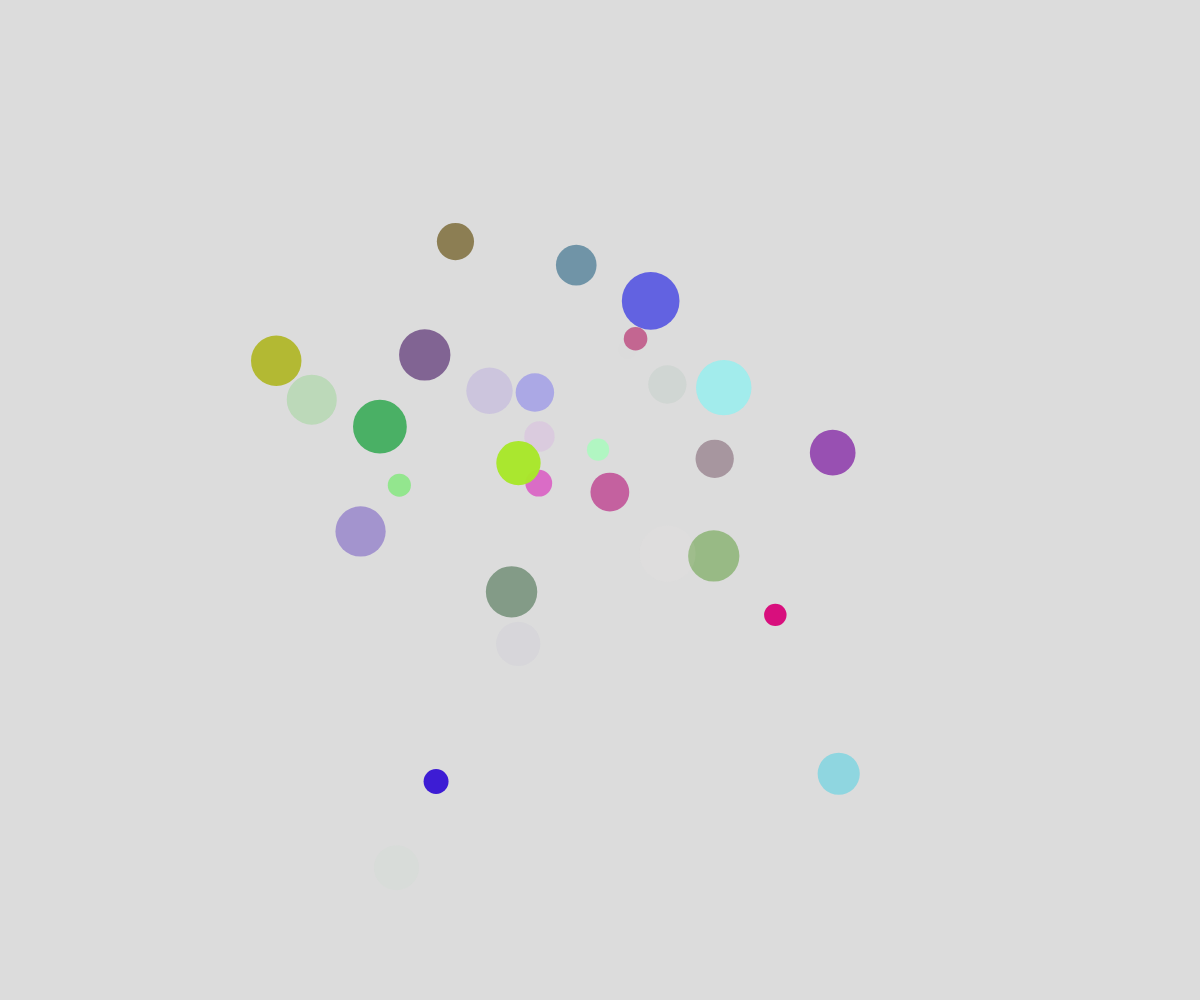
Frame 1 (no input)
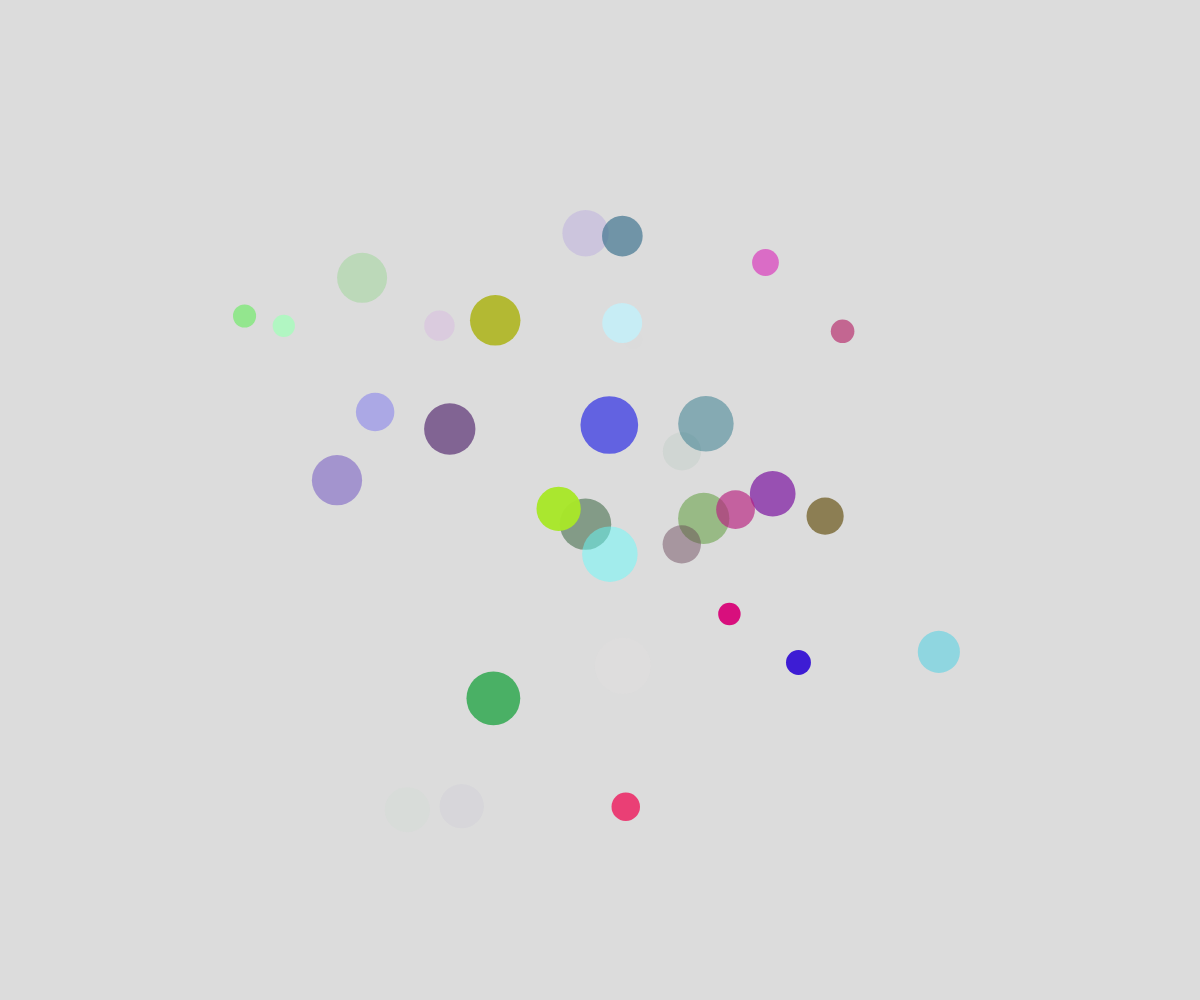
Frame 60 (no input)
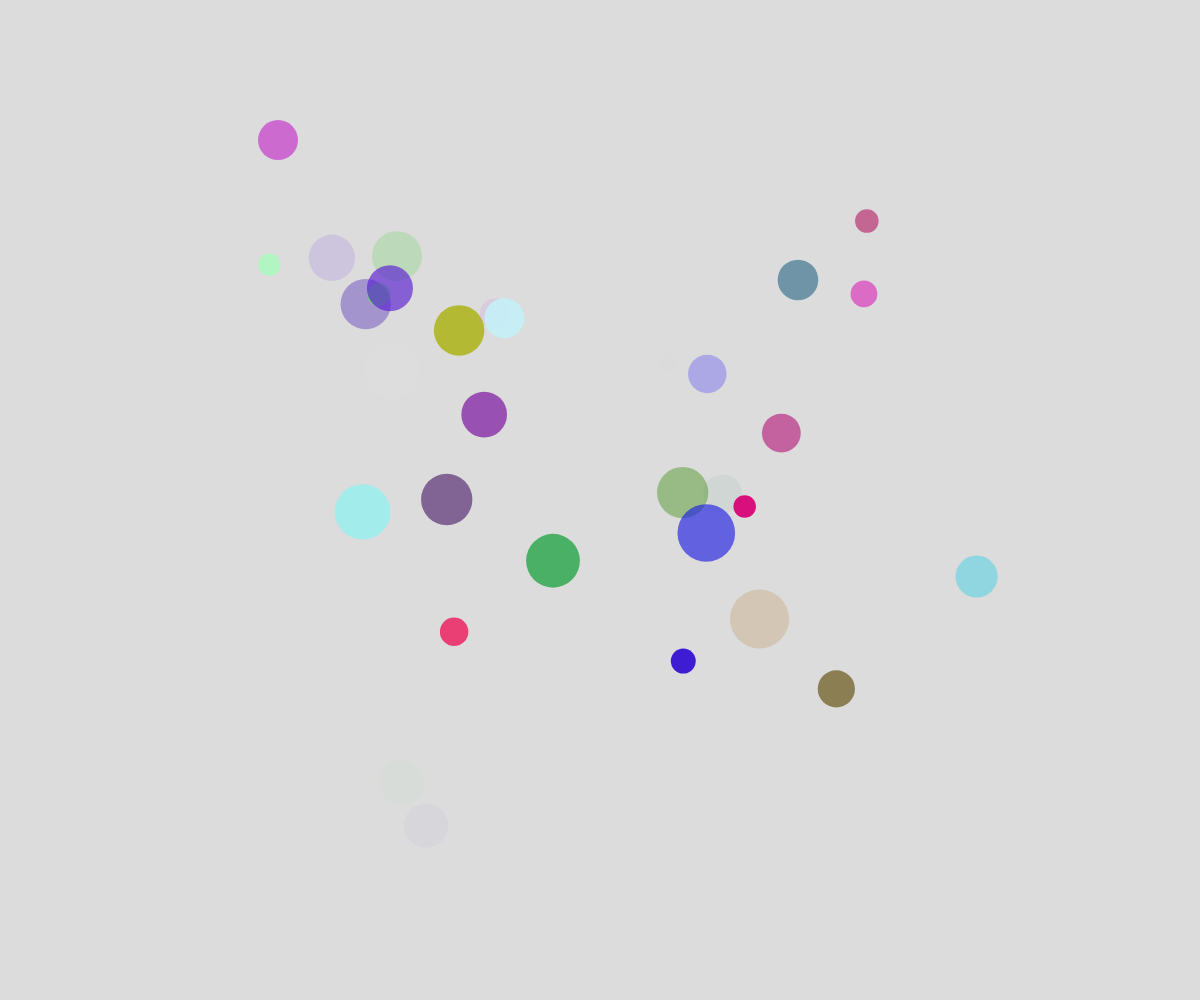
Frame 120 (the mouse pressed at the canvas centre since frame 60)

The p5.js sketch that drew these frames (run headless with seeded random() and noise() and a simulated clock; from frame 60 on, the mouse is pressed at the canvas centre):

// p5.js sketch
// ── sketch.js
// Ball scene
// 9/20/2021
let ballArray = [];

function setup() {
  createCanvas(windowWidth, windowHeight);
  for (let index = 0; index < 30; index++) {
    spawnBall();

  }
  //spawn ball every 1/2 second
  window.setInterval(spawnBall, 500);

}

function draw() {
  background(220);

  checkIfBallTouchingMouse();
  moveBall();
  displayBall();
}
function mousePressed(){
  spawnBall();
  ballArray[ballArray.length-1].x = mouseX;
  ballArray[ballArray.length-1].y = mouseY;
}


function checkIfBallTouchingMouse(){
  for (let i = ballArray.length-1; i >= 0; i--){
    let howFar = dist(ballArray[i].x, ballArray[i].y, mouseX, mouseY);
    if (howFar < ballArray[i].radius) {
      ballArray.splice(i, 1); 
    }
  }
}

function spawnBall(){
  let newBall = {
    x: random(width),
    y: random(height),
    radius: random(10, 30),
    ballColor: color(random(255), random(255), random(255), random(255)),
    dx: random(5, 10),
    dy: random(5, 10),
    xTime: random(1000),
    yTime: random(1000),
    timeChange: random(0.001, 0.01),
  };
  ballArray.push(newBall);
}

function moveBall() {
  for (let theBall of ballArray) {
    theBall.x = noise(theBall.xTime) * width;
    theBall.y = noise(theBall.yTime) * height;
    
    theBall.xTime += theBall.timeChange;
    theBall.yTime += theBall.timeChange;
  }
}

function displayBall(){
  for(let ball of ballArray){
    noStroke();
    fill(ball.ballColor);
    circle(ball.x, ball.y, ball.radius*2);
  }

}
